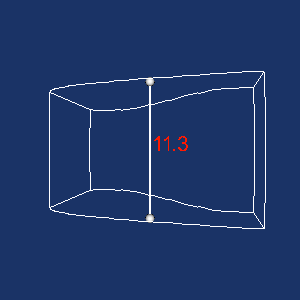

Python code for this plot:
#!/usr/bin/env python
# Demonstrate vtkLineWidget2 seeding streamlines on PLOT3D data with ribbon visualization.

import os

import vtkmodules.vtkInteractionStyle  # noqa: F401
import vtkmodules.vtkRenderingFreeType  # noqa: F401
import vtkmodules.vtkRenderingOpenGL2  # noqa: F401

from vtkmodules.vtkCommonDataModel import vtkPolyData
from vtkmodules.vtkCommonMath import vtkRungeKutta4
from vtkmodules.vtkFiltersCore import vtkStructuredGridOutlineFilter
from vtkmodules.vtkFiltersFlowPaths import vtkStreamTracer
from vtkmodules.vtkFiltersModeling import vtkRibbonFilter
from vtkmodules.vtkIOParallel import vtkMultiBlockPLOT3DReader
from vtkmodules.vtkInteractionWidgets import (
    vtkLineRepresentation,
    vtkLineWidget2,
)
from vtkmodules.vtkRenderingCore import (
    vtkActor,
    vtkPolyDataMapper,
    vtkRenderWindow,
    vtkRenderWindowInteractor,
    vtkRenderer,
)

# Source: PLOT3D data
data_dir = os.environ.get("VPE_DATA_DIR", os.path.dirname(os.path.abspath(__file__)))

plot3d_reader = vtkMultiBlockPLOT3DReader()
plot3d_reader.SetXYZFileName(os.path.join(data_dir, "combxyz.bin"))
plot3d_reader.SetQFileName(os.path.join(data_dir, "combq.bin"))
plot3d_reader.SetScalarFunctionNumber(100)
plot3d_reader.SetVectorFunctionNumber(202)
plot3d_reader.Update()
plot3d_block0 = plot3d_reader.GetOutput().GetBlock(0)

seeds = vtkPolyData()

# Filters
integrator = vtkRungeKutta4()

streamer = vtkStreamTracer()
streamer.SetInputData(plot3d_block0)
streamer.SetSourceData(seeds)
streamer.SetMaximumPropagation(100)
streamer.SetInitialIntegrationStep(0.2)
streamer.SetIntegrationDirectionToForward()
streamer.SetComputeVorticity(True)
streamer.SetIntegrator(integrator)

ribbon_filter = vtkRibbonFilter()
ribbon_filter.SetInputConnection(streamer.GetOutputPort())
ribbon_filter.SetInputArrayToProcess(1, 0, 0, 0, "Normals")
ribbon_filter.SetWidth(0.1)
ribbon_filter.SetWidthFactor(5)

outline = vtkStructuredGridOutlineFilter()
outline.SetInputData(plot3d_block0)

# Mapper + Actor
stream_mapper = vtkPolyDataMapper()
stream_mapper.SetInputConnection(ribbon_filter.GetOutputPort())
scalar_range = plot3d_block0.GetScalarRange()
stream_mapper.SetScalarRange(scalar_range[0], scalar_range[1])

streamline_actor = vtkActor()
streamline_actor.SetMapper(stream_mapper)
streamline_actor.VisibilityOff()

outline_mapper = vtkPolyDataMapper()
outline_mapper.SetInputConnection(outline.GetOutputPort())

outline_actor = vtkActor()
outline_actor.SetMapper(outline_mapper)

# Renderer
renderer = vtkRenderer()
renderer.AddActor(streamline_actor)
renderer.AddActor(outline_actor)
renderer.SetBackground(0.1, 0.2, 0.4)

# Render window
render_window = vtkRenderWindow()
render_window.AddRenderer(renderer)
render_window.SetWindowName("line widget stream ribbon")
render_window.SetMultiSamples(0)
render_window.SetSize(300, 300)

# Interactor
interactor = vtkRenderWindowInteractor()
interactor.SetRenderWindow(render_window)


# Callback updates seed points and makes streamline visible
def line_callback(caller, event_string):
    widget_rep = caller.GetRepresentation()
    widget_rep.GetPolyData(seeds)
    streamline_actor.VisibilityOn()


# Widget
line_rep = vtkLineRepresentation()
line_rep.SetPoint1WorldPosition([0.0, -1.0, 0.0])
line_rep.SetPoint2WorldPosition([0.0, 1.0, 0.0])
line_rep.PlaceWidget(plot3d_block0.GetBounds())
line_rep.GetPolyData(seeds)
line_rep.DistanceAnnotationVisibilityOn()

line_widget = vtkLineWidget2()
line_widget.SetInteractor(interactor)
line_widget.SetRepresentation(line_rep)
line_widget.AddObserver("InteractionEvent", line_callback)
line_widget.On()

# Scene
renderer.ResetCamera()

interactor.Initialize()
interactor.Start()
